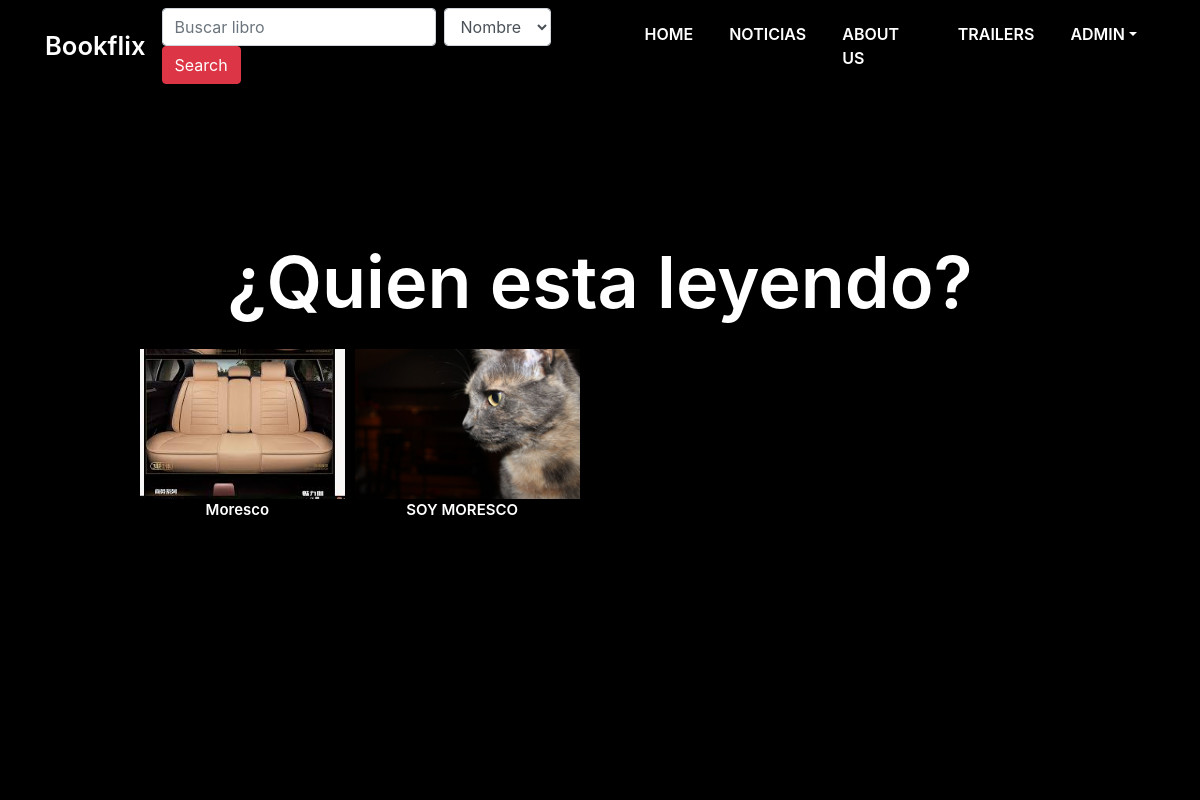
Page /change_profile/ (signed in) on the earlier database version.
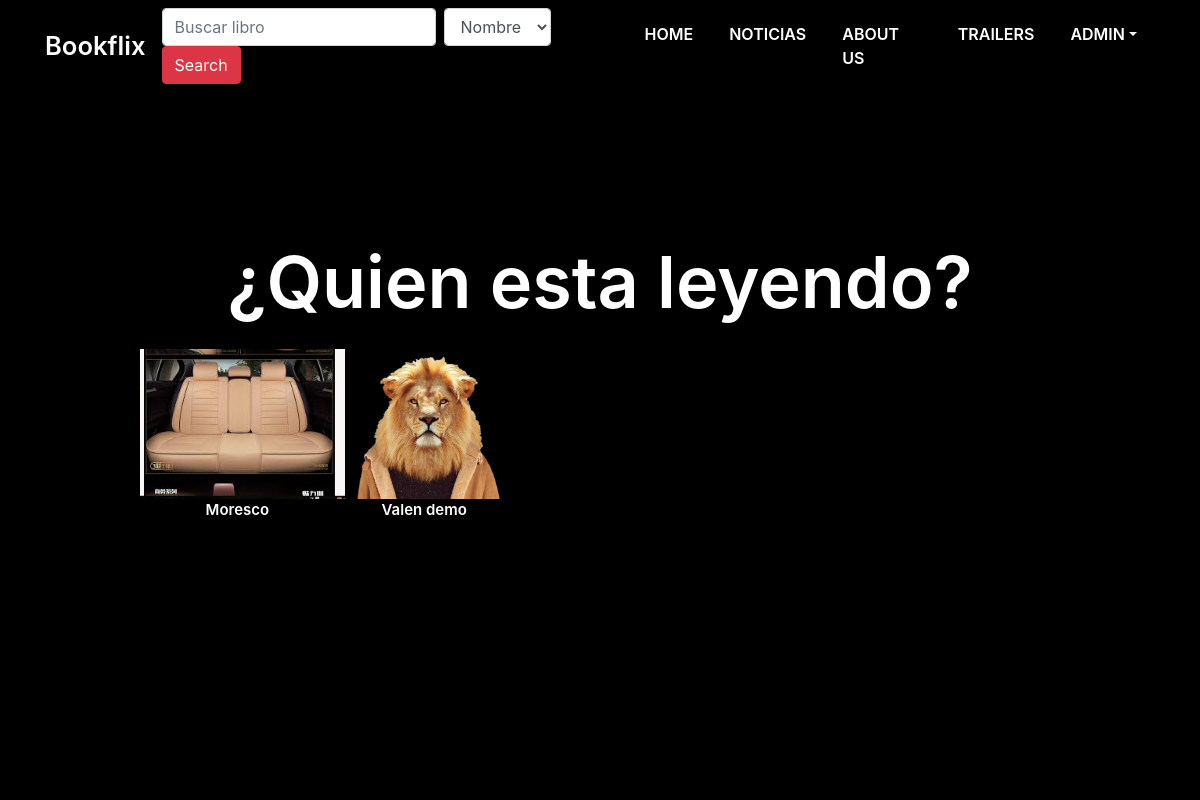
Same page on the later database version.
### gestion_usuario/models.py (models this page shows, shortened)
class Profile(models.Model):
    user = models.ForeignKey(User, on_delete=models.CASCADE, null=True)
    fecha_nacimiento = models.DateField(null=True, blank=True)
    nickname = models.CharField(blank=False, max_length=50, null=True,)
    soyPrincipal = models.BooleanField(default=False)
    foto = models.ImageField(upload_to='static/foto_perfil',null=True, blank=True,default='static/foto_perfil/default.jpg')

### gestion_usuario/views.py (the view)
# urls.py: path('change_profile/', change_profile_view),
@login_required
def change_profile_view(request):
    perfiles = Profile.objects.filter(user=request.user)
    context = {"estoy_en_home": True, "perfiles": perfiles}
    return render(request, "gestion_usuario/change_profile.html", context)

### templates/gestion_usuario/change_profile.html (shortened to what this page needs)
{% extends "padre.html" %}
{% load static %}
{% block content %}
<body id="page-top">
	<div id="home" class="intro route bg-image padre" style="background-color: black;">
		<div class="overlay-itro"></div>
		<div class="intro-content display-table">
			<div class="table-cell">
				<div class="container">
					<h1 class="intro-title mb-4">¿Quien esta leyendo?</h1>
					<div class="row intro-title mb-4 " style="margin-left: 85px;" >
						{% for perfil in perfiles %}
						<div  class="column">
							<a href="/change_profile/{{perfil.id}}"><img style="margin-left: 10px;"
									src="../{{perfil.foto}}"  alt="" weight="150" height="150"></a>
							<p style="font-size: 15px;">{{perfil.nickname}}</p>
						</div>
						{% endfor %}
					</div>
				</div>
			</div>
		</div>
	</div>
	{% endblock %}

Differences in the rows shown:
no longer on this page (row edited): Profile: foto (picture), nickname "SOY MORESCO"
added Profile: foto (picture), nickname "Valen demo"
